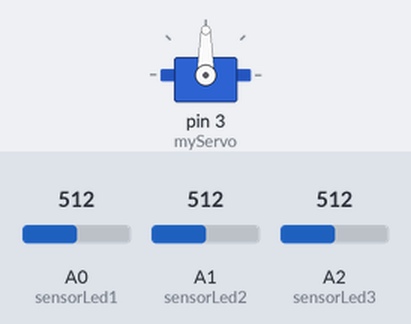
Bench run of a sketch on a simulated Arduino Uno, built with avr-gcc and run on an emulated ATmega328P. Shown: servo. The inputs (shaded band) are chosen by the test bench; at power-on: A0 (sensorLed1) = 512, A1 (sensorLed2) = 512, A2 (sensorLed3) = 512. Random numbers use the default seed unless the sketch sets one; what the sketch prints to the serial monitor is not drawn.

Above: at 0.1 s.
At 109.1 s:
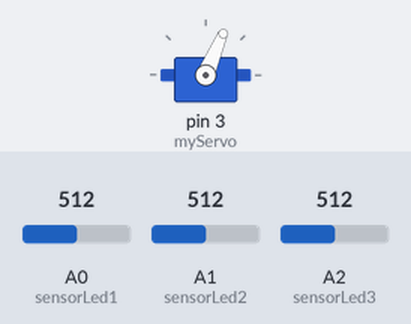
Timing chart, 0 to 110.6 s (numbered marks = the images above):
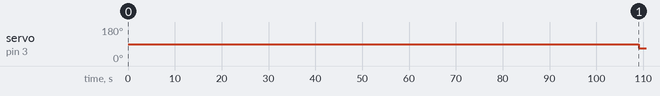

The sketch:

FindNoLight.ino
```cpp
#include <Servo.h>
#include "FindNoLight.h"

Servo myServo;

// Sensor pins
const int sensorLed1 = A0;
const int sensorLed2 = A1;
const int sensorLed3 = A2;
// Sensor values
int sensorValue[3];

Neural_Network *Network = new Neural_Network();

void setup() {
  randomSeed(analogRead(3));
  myServo.attach(3);
  Serial.begin(9600);

  // Data values (target)
  int leds3[3] = {1000, 1000, 50};
  int leds2[3] = {1000, 50, 1000};
  int leds1[3] = {50, 1000, 1000};

  double cost_output;

  // Training
  for(int i = 0; i < 17000; i++){
    int random_point = random(0, 3);
    switch(random_point){
        case 0:
            cost_output = Network->back_propagation(leds1, 115 /*angle*/);
            break;
        case 1:
            cost_output = Network->back_propagation(leds2, 90 /*angle*/);
            break;
        case 2:
            cost_output = Network->back_propagation(leds3, 65 /*angle*/);
            break;
      }
      Serial.println(cost_output);
    }
}

void loop() {
  sensorValue[0] = analogRead(sensorLed1);
  delay(5);
  sensorValue[1] = analogRead(sensorLed2);
  delay(5);
  sensorValue[2] = analogRead(sensorLed3);
  delay(5);

  float output = Network->feed_forward(sensorValue);

  Serial.print("Sensor values: \t sensor1: ");
  Serial.print(sensorValue[0]);
  Serial.print("\t sensor2: ");
  Serial.print(sensorValue[1]);
  Serial.print("\t sensor3: ");
  Serial.println(sensorValue[2]);

  Serial.print("Neural Network angle output: \t");
  Serial.println(output);

  myServo.write((int)output);
  delay(20);
}
```

FindNoLight.cpp
```cpp
#include "FindNoLight.h"
#include "Arduino.h"

#include <stdlib.h>
#include <time.h>
#include <math.h>

Neural_Network::Neural_Network(){
    // Generate random values for weights and bias
    for(int i = 0; i < 3; i++){
        for(int k = 0; k < 4; k++){
            weights_l1[i][k] = rd();
            weights_l2[k] = rd();
            bias_l1[k] = rd();
            bias_l2 = rd();
        }
    }
}

double Neural_Network::reLU(double x){
    // reLU function
    return (x >= 0) ? x : 0;
}

double Neural_Network::reLU_prime(double x){
    // Derivative of reLU function
    return (x >= 0) ? 1 : 0;
}

double Neural_Network::rd(){
    // Generate a random decimal value between 0 and 1
    float rad = random(0, 32768);
    return  rad / 32767;
}

double Neural_Network::feed_forward(int inputs[]){
    // Loop for each neuron in hidden layer
    for(int j = 0; j < 4; j++){
        // Sum all inputs multiplied by their weights
        double total_sum1 = 0;
        for(int k = 0; k < 3; k++){
            total_sum1 += inputs[k] * weights_l1[k][j];
        }

        // Output of neuron before reLU function
        a_l1[j] = total_sum1 + bias_l1[j];
        // Output of neuron
        o_l1[j] = reLU(a_l1[j]);
    }

    // Final output
    double total_sum2 = 0;
    for(int k = 0; k < 4; k++){
        // Sum all hidden neural outputs multiplied by their weights
        total_sum2 += o_l1[k] * weights_l2[k];
    }

    // Final output before reLU function
    a_l2 = total_sum2 + bias_l2;
    // Final output
    o_l2 = reLU(a_l2);

    return o_l2;
}

double Neural_Network::back_propagation(int inputs[], int target){
    double learning_rate, output, cost;
    double dcost_dwij, dcost_dbj, dcost_do2, do2_da2, da2_do1, do1_da1, da1_dwij, da1_dbj,da2_dwij, da2_dbj;

    learning_rate = 0.00000001;
    // Output for training
    output = feed_forward(inputs);
    // Cost function (Error of the neural network)
    cost = pow(output - target, 2);

    // Loop for all hidden neurons
    for(int j = 0; j < 4; j++){
        dcost_do2 = 2 * (output - target);
        do2_da2 = reLU_prime(a_l2);
        da2_dwij = o_l1[j];
        da2_dbj = 1;

        // Compute the grandient of the function
        dcost_dwij = dcost_do2 * do2_da2 * da2_dwij;
        dcost_dbj = dcost_do2 * do2_da2 * da2_dbj;

        // Update weight and bias
        weights_l2[j] -= learning_rate * dcost_dwij;
        bias_l2 -= learning_rate * dcost_dbj;
    }

    // Loop for each input neuron
    for(int i = 0; i < 3; i++){
        // Loop for each hidden neuron
        for(int j = 0; j < 4; j++){
            dcost_do2 = 2 * (output - target);
            do2_da2 = reLU_prime(a_l2);
            da2_do1 = weights_l2[j];
            do1_da1 = reLU_prime(a_l1[j]);
            da1_dwij = reLU(inputs[i]);
            da1_dbj = 1;

            // Compute the grandient of the function
            dcost_dwij = dcost_do2 * do2_da2 * da2_do1 * do1_da1 * da1_dwij;
            dcost_dbj = dcost_do2 * do2_da2 * da2_do1 * do1_da1 * da1_dbj;

            // Update weight and bias
            weights_l1[i][j] -= learning_rate * dcost_dwij;
            bias_l1[j] -= learning_rate * dcost_dbj;
        }
    }

    return cost;
}
```

FindNoLight.h
```cpp
#ifndef FINDNOLIGHT_H_INCLUDED
#define FINDNOLIGHT_H_INCLUDED

#include "Arduino.h"

class Neural_Network{
public:
    Neural_Network();
    double rd();
    double reLU(double x);
    double reLU_prime(double x);
    double feed_forward(int inputs[]);
    double back_propagation(int inputs[], int target);
    double weights_l1[3][4];
    double weights_l2[4];
    double bias_l1[4];
    double bias_l2;

    double a_l1[4];
    double a_l2;

    double o_l1[4];
    double o_l2;
};

#endif
```

Measured:
- by itself, servo on pin 3 (myServo): 90° → 67° at 109 s
